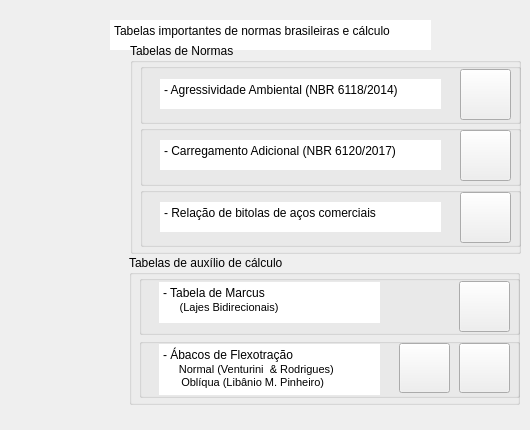
      <widget class="QWidget" name="tab_5">
       <attribute name="title">
        <string>Tabelas e Infos</string>
       </attribute>
       <widget class="QLabel" name="label_11">
        <property name="geometry">
         <rect>
          <x>-10</x>
          <y>0</y>
          <width>91</width>
          <height>421</height>
         </rect>
        </property>
        <property name="text">
         <string/>
        </property>
       </widget>
       <widget class="QTextBrowser" name="textBrowser_8">
        <property name="geometry">
         <rect>
          <x>110</x>
          <y>20</y>
          <width>321</width>
          <height>30</height>
         </rect>
        </property>
        <property name="frameShape">
         <enum>QFrame::NoFrame</enum>
        </property>
        <property name="html">
         <string>&lt;!DOCTYPE HTML PUBLIC &quot;-//W3C//DTD HTML 4.0//EN&quot; &quot;http://www.w3.org/TR/REC-html40/strict.dtd&quot;&gt;
&lt;html&gt;&lt;head&gt;&lt;meta name=&quot;qrichtext&quot; content=&quot;1&quot; /&gt;&lt;style type=&quot;text/css&quot;&gt;
p, li { white-space: pre-wrap; }
&lt;/style&gt;&lt;/head&gt;&lt;body style=&quot; font-family:'MS Shell Dlg 2'; font-size:8.25pt; font-weight:400; font-style:normal;&quot;&gt;
&lt;p style=&quot; margin-top:0px; margin-bottom:0px; margin-left:0px; margin-right:0px; -qt-block-indent:0; text-indent:0px;&quot;&gt;&lt;span style=&quot; font-size:9pt;&quot;&gt;Tabelas importantes de normas brasileiras e cálculo&lt;/span&gt;&lt;/p&gt;&lt;/body&gt;&lt;/html&gt;</string>
        </property>
       </widget>
       <widget class="QGroupBox" name="groupBox_13">
        <property name="geometry">
         <rect>
          <x>129</x>
          <y>255</y>
          <width>391</width>
          <height>150</height>
         </rect>
        </property>
        <property name="title">
         <string>Tabelas de auxílio de cálculo</string>
        </property>
        <widget class="QTextBrowser" name="textBrowser_13">
         <property name="geometry">
          <rect>
           <x>30</x>
           <y>89</y>
           <width>221</width>
           <height>51</height>
          </rect>
         </property>
         <property name="frameShape">
          <enum>QFrame::NoFrame</enum>
         </property>
         <property name="html">
          <string>&lt;!DOCTYPE HTML PUBLIC &quot;-//W3C//DTD HTML 4.0//EN&quot; &quot;http://www.w3.org/TR/REC-html40/strict.dtd&quot;&gt;
&lt;html&gt;&lt;head&gt;&lt;meta name=&quot;qrichtext&quot; content=&quot;1&quot; /&gt;&lt;style type=&quot;text/css&quot;&gt;
p, li { white-space: pre-wrap; }
&lt;/style&gt;&lt;/head&gt;&lt;body style=&quot; font-family:'MS Shell Dlg 2'; font-size:8.25pt; font-weight:400; font-style:normal;&quot;&gt;
&lt;p style=&quot; margin-top:0px; margin-bottom:0px; margin-left:0px; margin-right:0px; -qt-block-indent:0; text-indent:0px;&quot;&gt;&lt;span style=&quot; font-size:9pt;&quot;&gt;- Ábacos de Flexotração&lt;/span&gt;&lt;/p&gt;
&lt;p style=&quot; margin-top:0px; margin-bottom:0px; margin-left:0px; margin-right:0px; -qt-block-indent:0; text-indent:0px;&quot;&gt;&lt;span style=&quot; font-size:9pt;&quot;&gt;    &lt;/span&gt;&lt;span style=&quot; font-size:7pt;&quot;&gt; &lt;/span&gt;&lt;span style=&quot; font-size:8pt;&quot;&gt;Normal (Venturini  &amp;amp; Rodrigues)&lt;/span&gt;&lt;/p&gt;
&lt;p style=&quot; margin-top:0px; margin-bottom:0px; margin-left:0px; margin-right:0px; -qt-block-indent:0; text-indent:0px;&quot;&gt;&lt;span style=&quot; font-size:8pt;&quot;&gt;      Oblíqua (Libânio M. Pinheiro)&lt;/span&gt;&lt;/p&gt;&lt;/body&gt;&lt;/html&gt;</string>
         </property>
        </widget>
        <widget class="QTextBrowser" name="textBrowser_12">
         <property name="geometry">
          <rect>
           <x>30</x>
           <y>27</y>
           <width>221</width>
           <height>41</height>
          </rect>
         </property>
         <property name="frameShape">
          <enum>QFrame::NoFrame</enum>
         </property>
         <property name="html">
          <string>&lt;!DOCTYPE HTML PUBLIC &quot;-//W3C//DTD HTML 4.0//EN&quot; &quot;http://www.w3.org/TR/REC-html40/strict.dtd&quot;&gt;
&lt;html&gt;&lt;head&gt;&lt;meta name=&quot;qrichtext&quot; content=&quot;1&quot; /&gt;&lt;style type=&quot;text/css&quot;&gt;
p, li { white-space: pre-wrap; }
&lt;/style&gt;&lt;/head&gt;&lt;body style=&quot; font-family:'MS Shell Dlg 2'; font-size:8.25pt; font-weight:400; font-style:normal;&quot;&gt;
&lt;p style=&quot; margin-top:0px; margin-bottom:0px; margin-left:0px; margin-right:0px; -qt-block-indent:0; text-indent:0px;&quot;&gt;&lt;span style=&quot; font-size:9pt;&quot;&gt;- Tabela de Marcus &lt;/span&gt;&lt;/p&gt;
&lt;p style=&quot; margin-top:0px; margin-bottom:0px; margin-left:0px; margin-right:0px; -qt-block-indent:0; text-indent:0px;&quot;&gt;&lt;span style=&quot; font-size:9pt;&quot;&gt;     &lt;/span&gt;&lt;span style=&quot; font-size:8pt;&quot;&gt;(Lajes Bidirecionais)&lt;/span&gt;&lt;/p&gt;&lt;/body&gt;&lt;/html&gt;</string>
         </property>
        </widget>
        <widget class="QPushButton" name="pushButton_8">
         <property name="geometry">
          <rect>
           <x>330</x>
           <y>88</y>
           <width>51</width>
           <height>50</height>
          </rect>
         </property>
         <property name="text">
          <string/>
         </property>
        </widget>
        <widget class="QPushButton" name="pushButton_7">
         <property name="geometry">
          <rect>
           <x>330</x>
           <y>26</y>
           <width>51</width>
           <height>51</height>
          </rect>
         </property>
         <property name="text">
          <string/>
         </property>
        </widget>
        <widget class="QGroupBox" name="groupBox_17">
         <property name="geometry">
          <rect>
           <x>10</x>
           <y>20</y>
           <width>381</width>
           <height>60</height>
          </rect>
         </property>
         <property name="title">
          <string/>
         </property>
        </widget>
        <widget class="QGroupBox" name="groupBox_26">
         <property name="geometry">
          <rect>
           <x>10</x>
           <y>83</y>
           <width>381</width>
           <height>60</height>
          </rect>
         </property>
         <property name="title">
          <string/>
         </property>
        </widget>
        <widget class="QPushButton" name="pushButton_23">
         <property name="geometry">
          <rect>
           <x>270</x>
           <y>88</y>
           <width>51</width>
           <height>50</height>
          </rect>
         </property>
         <property name="text">
          <string/>
         </property>
        </widget>
        <zorder>groupBox_26</zorder>
        <zorder>groupBox_17</zorder>
        <zorder>textBrowser_13</zorder>
        <zorder>textBrowser_12</zorder>
        <zorder>pushButton_8</zorder>
        <zorder>pushButton_7</zorder>
        <zorder>pushButton_23</zorder>
       </widget>
       <widget class="QGroupBox" name="groupBox_12">
        <property name="geometry">
         <rect>
          <x>130</x>
          <y>43</y>
          <width>391</width>
          <height>211</height>
         </rect>
        </property>
        <property name="title">
         <string>Tabelas de Normas</string>
        </property>
        <widget class="QTextBrowser" name="textBrowser_11">
         <property name="geometry">
          <rect>
           <x>30</x>
           <y>159</y>
           <width>281</width>
           <height>30</height>
          </rect>
         </property>
         <property name="frameShape">
          <enum>QFrame::NoFrame</enum>
         </property>
         <property name="html">
          <string>&lt;!DOCTYPE HTML PUBLIC &quot;-//W3C//DTD HTML 4.0//EN&quot; &quot;http://www.w3.org/TR/REC-html40/strict.dtd&quot;&gt;
&lt;html&gt;&lt;head&gt;&lt;meta name=&quot;qrichtext&quot; content=&quot;1&quot; /&gt;&lt;style type=&quot;text/css&quot;&gt;
p, li { white-space: pre-wrap; }
&lt;/style&gt;&lt;/head&gt;&lt;body style=&quot; font-family:'MS Shell Dlg 2'; font-size:8.25pt; font-weight:400; font-style:normal;&quot;&gt;
&lt;p style=&quot; margin-top:0px; margin-bottom:0px; margin-left:0px; margin-right:0px; -qt-block-indent:0; text-indent:0px;&quot;&gt;&lt;span style=&quot; font-size:9pt;&quot;&gt;- Relação de bitolas de aços comerciais&lt;/span&gt;&lt;/p&gt;&lt;/body&gt;&lt;/html&gt;</string>
         </property>
        </widget>
        <widget class="QTextBrowser" name="textBrowser_9">
         <property name="geometry">
          <rect>
           <x>30</x>
           <y>36</y>
           <width>281</width>
           <height>30</height>
          </rect>
         </property>
         <property name="frameShape">
          <enum>QFrame::NoFrame</enum>
         </property>
         <property name="html">
          <string>&lt;!DOCTYPE HTML PUBLIC &quot;-//W3C//DTD HTML 4.0//EN&quot; &quot;http://www.w3.org/TR/REC-html40/strict.dtd&quot;&gt;
&lt;html&gt;&lt;head&gt;&lt;meta name=&quot;qrichtext&quot; content=&quot;1&quot; /&gt;&lt;style type=&quot;text/css&quot;&gt;
p, li { white-space: pre-wrap; }
&lt;/style&gt;&lt;/head&gt;&lt;body style=&quot; font-family:'MS Shell Dlg 2'; font-size:8.25pt; font-weight:400; font-style:normal;&quot;&gt;
&lt;p style=&quot; margin-top:0px; margin-bottom:0px; margin-left:0px; margin-right:0px; -qt-block-indent:0; text-indent:0px;&quot;&gt;&lt;span style=&quot; font-size:9pt;&quot;&gt;- Agressividade Ambiental (NBR 6118/2014)&lt;/span&gt;&lt;/p&gt;&lt;/body&gt;&lt;/html&gt;</string>
         </property>
        </widget>
        <widget class="QPushButton" name="pushButton_2">
         <property name="geometry">
          <rect>
           <x>330</x>
           <y>26</y>
           <width>51</width>
           <height>51</height>
          </rect>
         </property>
         <property name="text">
          <string/>
         </property>
        </widget>
        <widget class="QPushButton" name="pushButton_5">
         <property name="geometry">
          <rect>
           <x>330</x>
           <y>87</y>
           <width>51</width>
           <height>51</height>
          </rect>
         </property>
         <property name="text">
          <string/>
         </property>
        </widget>
        <widget class="QTextBrowser" name="textBrowser_10">
         <property name="geometry">
          <rect>
           <x>30</x>
           <y>97</y>
           <width>281</width>
           <height>30</height>
          </rect>
         </property>
         <property name="frameShape">
          <enum>QFrame::NoFrame</enum>
         </property>
         <property name="html">
          <string>&lt;!DOCTYPE HTML PUBLIC &quot;-//W3C//DTD HTML 4.0//EN&quot; &quot;http://www.w3.org/TR/REC-html40/strict.dtd&quot;&gt;
&lt;html&gt;&lt;head&gt;&lt;meta name=&quot;qrichtext&quot; content=&quot;1&quot; /&gt;&lt;style type=&quot;text/css&quot;&gt;
p, li { white-space: pre-wrap; }
&lt;/style&gt;&lt;/head&gt;&lt;body style=&quot; font-family:'MS Shell Dlg 2'; font-size:8.25pt; font-weight:400; font-style:normal;&quot;&gt;
&lt;p style=&quot; margin-top:0px; margin-bottom:0px; margin-left:0px; margin-right:0px; -qt-block-indent:0; text-indent:0px;&quot;&gt;&lt;span style=&quot; font-size:9pt;&quot;&gt;- Carregamento Adicional (NBR 6120/2017)&lt;/span&gt;&lt;/p&gt;&lt;/body&gt;&lt;/html&gt;</string>
         </property>
        </widget>
        <widget class="QPushButton" name="pushButton_6">
         <property name="geometry">
          <rect>
           <x>330</x>
           <y>149</y>
           <width>51</width>
           <height>51</height>
          </rect>
         </property>
         <property name="text">
          <string/>
         </property>
        </widget>
        <widget class="QGroupBox" name="groupBox_14">
         <property name="geometry">
          <rect>
           <x>10</x>
           <y>20</y>
           <width>381</width>
           <height>61</height>
          </rect>
         </property>
         <property name="title">
          <string/>
         </property>
        </widget>
        <widget class="QGroupBox" name="groupBox_15">
         <property name="geometry">
          <rect>
           <x>10</x>
           <y>82</y>
           <width>381</width>
           <height>61</height>
          </rect>
         </property>
         <property name="title">
          <string/>
         </property>
        </widget>
        <widget class="QGroupBox" name="groupBox_16">
         <property name="geometry">
          <rect>
           <x>10</x>
           <y>144</y>
           <width>381</width>
           <height>60</height>
          </rect>
         </property>
         <property name="title">
          <string/>
         </property>
        </widget>
        <zorder>groupBox_16</zorder>
        <zorder>groupBox_15</zorder>
        <zorder>groupBox_14</zorder>
        <zorder>textBrowser_11</zorder>
        <zorder>textBrowser_9</zorder>
        <zorder>pushButton_2</zorder>
        <zorder>pushButton_5</zorder>
        <zorder>textBrowser_10</zorder>
        <zorder>pushButton_6</zorder>
       </widget>
      </widget>
